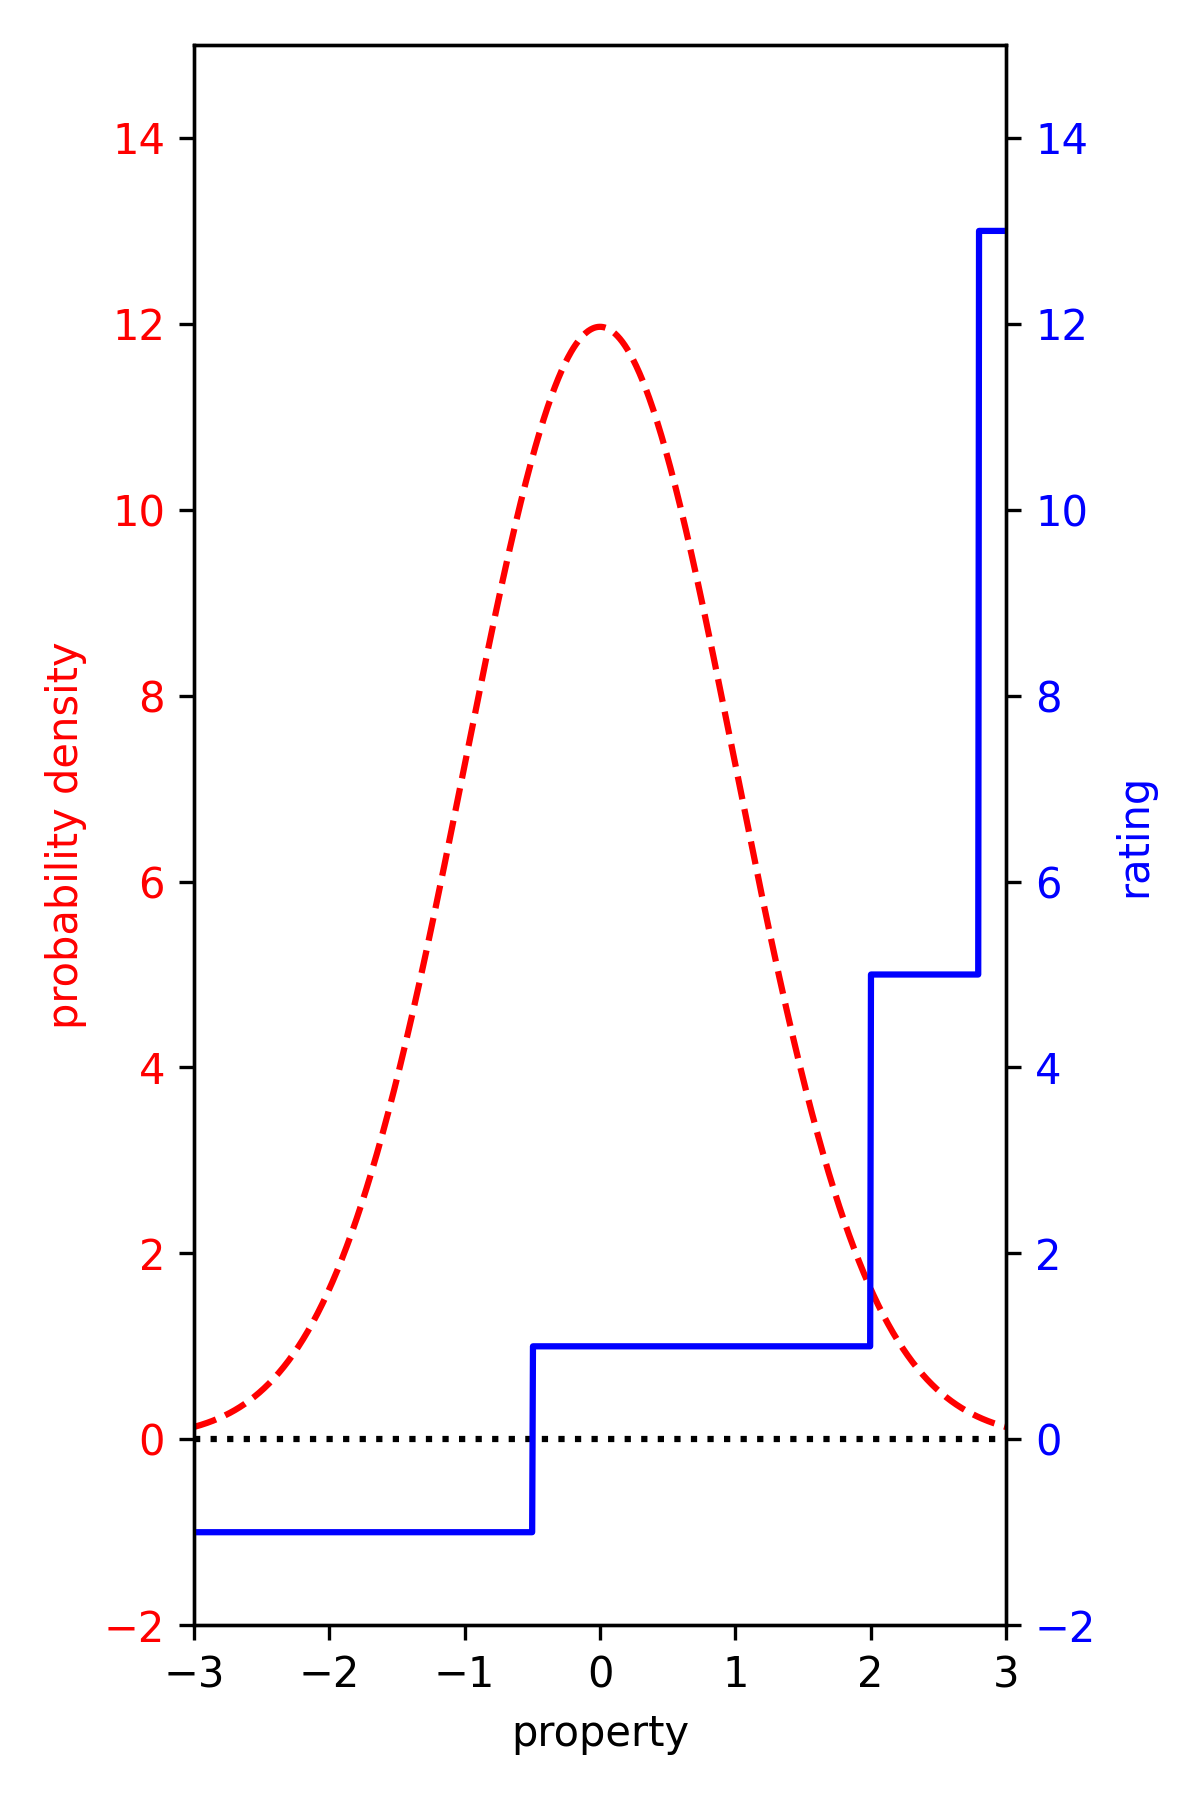

This chart was generated by the following Python code:
import numpy as np
import matplotlib.pyplot as plt
from scipy.stats import norm

def rate(x, x1=-0.5, x2=2, x3=2.8, y0=-1, y1=1, y2=5, y3=13):
	y = y0*(x<x1)
	y += y1*(x>=x1)*(x<x2)
	y += y2*(x>=x2)*(x<x3)
	y += y3*(x>x3)
	return y

if __name__=="__main__":
	x1, x2 = -3, 3
	lx = np.linspace(x1, x2, 1000)
	
	y1, y2 = -2, 15
	fig, ax1 = plt.subplots(figsize=(4,6))
	ax1.plot(lx, norm.pdf(lx)*30, 'r--')
	ax1.plot([x1,x2], [0]*2, 'k:')
	ax1.set_xlabel(r'property')
	ax1.set_ylabel(r'probability density', color='r')
	ax1.tick_params(axis="y", labelcolor='r')
	ax1.set_xlim(x1,x2)
	ax1.set_ylim(y1, y2)
	ax2 = ax1.twinx()
	ax2.plot(lx, rate(lx), 'b-')
	ax2.set_ylabel(r'rating', color='b')
	ax2.tick_params(axis="y", labelcolor='b')
	ax2.set_xlim(ax1.get_xlim())
	ax2.set_ylim(ax1.get_ylim())
	plt.tight_layout()
	plt.savefig('rate.png', dpi=300)
	plt.close()
